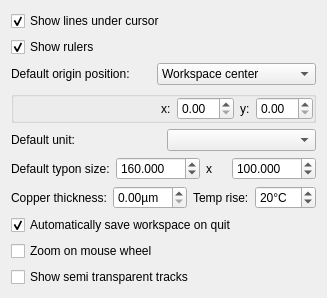
<?xml version="1.0" encoding="UTF-8"?>
<ui version="4.0">
 <class>GeneralOptionsWidget</class>
 <widget class="QWidget" name="GeneralOptionsWidget">
  <property name="geometry">
   <rect>
    <x>0</x>
    <y>0</y>
    <width>298</width>
    <height>294</height>
   </rect>
  </property>
  <property name="windowTitle">
   <string>Form</string>
  </property>
  <layout class="QVBoxLayout" name="verticalLayout_3">
   <item>
    <layout class="QVBoxLayout" name="verticalLayout_2">
     <item>
      <widget class="QCheckBox" name="showCurosrLinesCheckBox">
       <property name="text">
        <string>Show lines under cursor</string>
       </property>
       <property name="checked">
        <bool>true</bool>
       </property>
      </widget>
     </item>
     <item>
      <widget class="QCheckBox" name="showRulersCheckBox">
       <property name="text">
        <string>Show rulers</string>
       </property>
       <property name="checked">
        <bool>true</bool>
       </property>
      </widget>
     </item>
     <item>
      <layout class="QHBoxLayout" name="horizontalLayout_5">
       <item>
        <widget class="QLabel" name="label">
         <property name="text">
          <string>Default origin position:</string>
         </property>
        </widget>
       </item>
       <item>
        <widget class="QComboBox" name="originTypeComboBox">
         <item>
          <property name="text">
           <string>Workspace center</string>
          </property>
         </item>
         <item>
          <property name="text">
           <string>TopLeft workspace</string>
          </property>
         </item>
         <item>
          <property name="text">
           <string>BottomLeft workspace</string>
          </property>
         </item>
         <item>
          <property name="text">
           <string>TopRight workspace</string>
          </property>
         </item>
         <item>
          <property name="text">
           <string>BottomRight workspace</string>
          </property>
         </item>
         <item>
          <property name="text">
           <string>Typon center</string>
          </property>
         </item>
         <item>
          <property name="text">
           <string>TopLeft typon</string>
          </property>
         </item>
         <item>
          <property name="text">
           <string>BottomLet typon</string>
          </property>
         </item>
         <item>
          <property name="text">
           <string>TopRight Typon</string>
          </property>
         </item>
         <item>
          <property name="text">
           <string>BottomRight typon</string>
          </property>
         </item>
         <item>
          <property name="text">
           <string>Custom</string>
          </property>
         </item>
        </widget>
       </item>
      </layout>
     </item>
     <item>
      <widget class="QGroupBox" name="originGroupBox">
       <property name="title">
        <string/>
       </property>
       <property name="flat">
        <bool>false</bool>
       </property>
       <layout class="QVBoxLayout" name="verticalLayout">
        <property name="leftMargin">
         <number>0</number>
        </property>
        <property name="topMargin">
         <number>0</number>
        </property>
        <property name="rightMargin">
         <number>0</number>
        </property>
        <property name="bottomMargin">
         <number>0</number>
        </property>
        <item>
         <layout class="QHBoxLayout" name="horizontalLayout">
          <item>
           <spacer name="horizontalSpacer">
            <property name="orientation">
             <enum>Qt::Horizontal</enum>
            </property>
            <property name="sizeHint" stdset="0">
             <size>
              <width>40</width>
              <height>20</height>
             </size>
            </property>
           </spacer>
          </item>
          <item>
           <widget class="QLabel" name="label_6">
            <property name="text">
             <string>x:</string>
            </property>
           </widget>
          </item>
          <item>
           <widget class="MYUnitsSpinBox" name="xOriginSpinBox"/>
          </item>
          <item>
           <widget class="QLabel" name="label_7">
            <property name="text">
             <string>y:</string>
            </property>
           </widget>
          </item>
          <item>
           <widget class="MYUnitsSpinBox" name="yOriginSpinBox"/>
          </item>
         </layout>
        </item>
       </layout>
      </widget>
     </item>
     <item>
      <layout class="QHBoxLayout" name="horizontalLayout_2">
       <item>
        <widget class="QLabel" name="label_5">
         <property name="text">
          <string>Default unit:</string>
         </property>
        </widget>
       </item>
       <item>
        <widget class="MYUnitsComboBox" name="unitsComboBox"/>
       </item>
      </layout>
     </item>
     <item>
      <layout class="QHBoxLayout" name="horizontalLayout_4">
       <item>
        <widget class="QLabel" name="label_2">
         <property name="text">
          <string>Default typon size:</string>
         </property>
        </widget>
       </item>
       <item>
        <widget class="MYUnitsSpinBox" name="typonWidthSpinBox">
         <property name="decimals">
          <number>3</number>
         </property>
         <property name="minimum">
          <double>0.001000000000000</double>
         </property>
         <property name="maximum">
          <double>50000.000000000000000</double>
         </property>
         <property name="value">
          <double>160.000000000000000</double>
         </property>
        </widget>
       </item>
       <item>
        <widget class="QLabel" name="label_3">
         <property name="text">
          <string>x</string>
         </property>
        </widget>
       </item>
       <item>
        <widget class="MYUnitsSpinBox" name="typonHeightSpinBox">
         <property name="decimals">
          <number>3</number>
         </property>
         <property name="minimum">
          <double>0.001000000000000</double>
         </property>
         <property name="maximum">
          <double>50000.000000000000000</double>
         </property>
         <property name="value">
          <double>100.000000000000000</double>
         </property>
        </widget>
       </item>
      </layout>
     </item>
     <item>
      <layout class="QHBoxLayout" name="horizontalLayout_3">
       <item>
        <widget class="QLabel" name="label_4">
         <property name="text">
          <string>Copper thickness:</string>
         </property>
        </widget>
       </item>
       <item>
        <widget class="QDoubleSpinBox" name="copperThicknessSpinBox">
         <property name="suffix">
          <string>µm</string>
         </property>
        </widget>
       </item>
       <item>
        <widget class="QLabel" name="label_8">
         <property name="text">
          <string>Temp rise:</string>
         </property>
        </widget>
       </item>
       <item>
        <widget class="QSpinBox" name="tempRiseSpinBox">
         <property name="suffix">
          <string>°C</string>
         </property>
         <property name="minimum">
          <number>1</number>
         </property>
         <property name="maximum">
          <number>100</number>
         </property>
         <property name="value">
          <number>20</number>
         </property>
        </widget>
       </item>
      </layout>
     </item>
     <item>
      <widget class="QCheckBox" name="saveWorkSpaceAutCheckBox">
       <property name="text">
        <string>Automatically save workspace on quit</string>
       </property>
       <property name="checked">
        <bool>true</bool>
       </property>
      </widget>
     </item>
     <item>
      <widget class="QCheckBox" name="zoomOnWheelCheckBox">
       <property name="text">
        <string>Zoom on mouse wheel</string>
       </property>
      </widget>
     </item>
     <item>
      <widget class="QCheckBox" name="trackOpacityCheckBox">
       <property name="text">
        <string>Show semi transparent tracks</string>
       </property>
      </widget>
     </item>
     <item>
      <spacer name="verticalSpacer">
       <property name="orientation">
        <enum>Qt::Vertical</enum>
       </property>
       <property name="sizeHint" stdset="0">
        <size>
         <width>20</width>
         <height>40</height>
        </size>
       </property>
      </spacer>
     </item>
    </layout>
   </item>
  </layout>
 </widget>
 <customwidgets>
  <customwidget>
   <class>MYUnitsSpinBox</class>
   <extends>QDoubleSpinBox</extends>
   <header>utils/myunitsspinbox.h</header>
  </customwidget>
  <customwidget>
   <class>MYUnitsComboBox</class>
   <extends>QComboBox</extends>
   <header location="global">utils/myunitscombobox.h</header>
  </customwidget>
 </customwidgets>
 <resources/>
 <connections/>
</ui>
